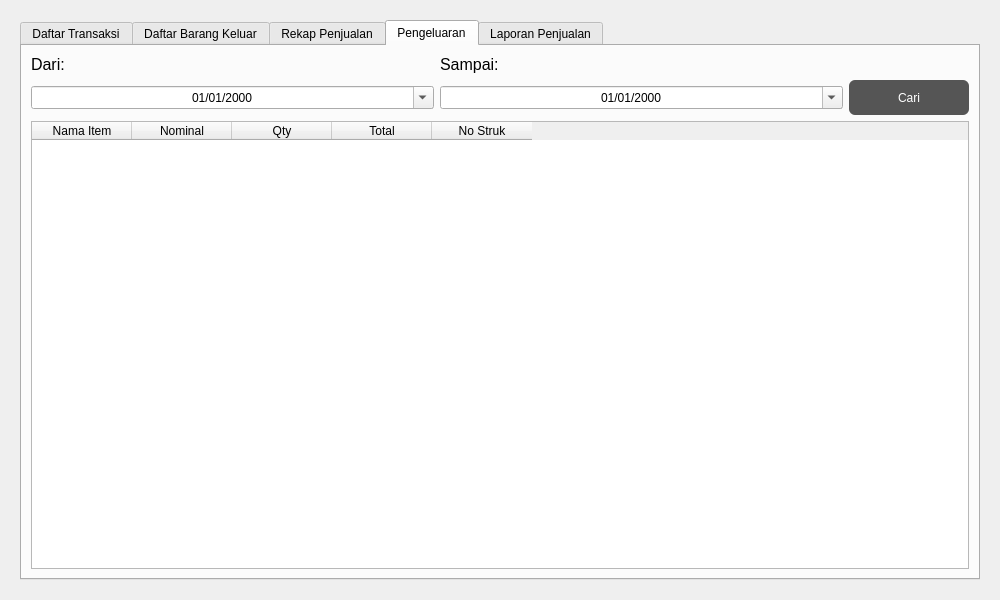
<?xml version="1.0" encoding="UTF-8"?>
<ui version="4.0">
 <class>Form</class>
 <widget class="QWidget" name="Form">
  <property name="geometry">
   <rect>
    <x>0</x>
    <y>0</y>
    <width>1000</width>
    <height>600</height>
   </rect>
  </property>
  <property name="minimumSize">
   <size>
    <width>600</width>
    <height>600</height>
   </size>
  </property>
  <property name="windowTitle">
   <string>Form</string>
  </property>
  <property name="styleSheet">
   <string notr="true"/>
  </property>
  <layout class="QHBoxLayout" name="horizontalLayout">
   <item>
    <widget class="QWidget" name="rekapTransaksiWidget" native="true">
     <property name="minimumSize">
      <size>
       <width>350</width>
       <height>0</height>
      </size>
     </property>
     <property name="maximumSize">
      <size>
       <width>16777215</width>
       <height>16777215</height>
      </size>
     </property>
     <property name="styleSheet">
      <string notr="true"/>
     </property>
     <layout class="QHBoxLayout" name="horizontalLayout_3">
      <item>
       <widget class="QTabWidget" name="tabWidget">
        <property name="currentIndex">
         <number>3</number>
        </property>
        <widget class="QWidget" name="tab_transaksi">
         <attribute name="title">
          <string>Daftar Transaksi</string>
         </attribute>
         <layout class="QGridLayout" name="gridLayout">
          <item row="3" column="0" colspan="5">
           <widget class="QTableWidget" name="tabel_transaksi">
            <property name="editTriggers">
             <set>QAbstractItemView::NoEditTriggers</set>
            </property>
            <column>
             <property name="text">
              <string>ID Transaksi</string>
             </property>
            </column>
            <column>
             <property name="text">
              <string>Nama</string>
             </property>
            </column>
            <column>
             <property name="text">
              <string>Total</string>
             </property>
            </column>
            <column>
             <property name="text">
              <string>Tanggal</string>
             </property>
            </column>
           </widget>
          </item>
          <item row="1" column="0">
           <widget class="QLabel" name="label_dari">
            <property name="font">
             <font>
              <pointsize>12</pointsize>
             </font>
            </property>
            <property name="text">
             <string>Dari:</string>
            </property>
           </widget>
          </item>
          <item row="2" column="4">
           <widget class="QPushButton" name="cariBtn">
            <property name="minimumSize">
             <size>
              <width>0</width>
              <height>35</height>
             </size>
            </property>
            <property name="maximumSize">
             <size>
              <width>120</width>
              <height>16777215</height>
             </size>
            </property>
            <property name="styleSheet">
             <string notr="true">QPushButton {
	background: #555;
	border-radius: 6px;
	border: none;
	color: white;
	outline: none;
}

QPushButton:pressed {
	border: 2px solid #555;
	background: white;
	color: #555;
}</string>
            </property>
            <property name="text">
             <string>Cari</string>
            </property>
           </widget>
          </item>
          <item row="2" column="0" colspan="2">
           <widget class="QDateEdit" name="dari_tanggal">
            <property name="alignment">
             <set>Qt::AlignCenter</set>
            </property>
            <property name="displayFormat">
             <string>dd/MM/yyyy</string>
            </property>
            <property name="calendarPopup">
             <bool>true</bool>
            </property>
           </widget>
          </item>
          <item row="2" column="2" colspan="2">
           <widget class="QDateEdit" name="sampai_tanggal">
            <property name="alignment">
             <set>Qt::AlignCenter</set>
            </property>
            <property name="displayFormat">
             <string>dd/MM/yyyy</string>
            </property>
            <property name="calendarPopup">
             <bool>true</bool>
            </property>
           </widget>
          </item>
          <item row="1" column="2">
           <widget class="QLabel" name="label_sampai">
            <property name="font">
             <font>
              <pointsize>12</pointsize>
             </font>
            </property>
            <property name="text">
             <string>Sampai:</string>
            </property>
           </widget>
          </item>
         </layout>
        </widget>
        <widget class="QWidget" name="tab_barang">
         <attribute name="title">
          <string>Daftar Barang Keluar</string>
         </attribute>
         <layout class="QGridLayout" name="gridLayout_2">
          <item row="1" column="4">
           <widget class="QPushButton" name="cariBtn_2">
            <property name="minimumSize">
             <size>
              <width>0</width>
              <height>35</height>
             </size>
            </property>
            <property name="maximumSize">
             <size>
              <width>120</width>
              <height>16777215</height>
             </size>
            </property>
            <property name="styleSheet">
             <string notr="true">QPushButton {
	background: #555;
	border-radius: 6px;
	border: none;
	color: white;
	outline: none;
}

QPushButton:pressed {
	border: 2px solid #555;
	background: white;
	color: #555;
}</string>
            </property>
            <property name="text">
             <string>Cari</string>
            </property>
           </widget>
          </item>
          <item row="2" column="0" colspan="5">
           <widget class="QTableWidget" name="tabel_produk">
            <property name="editTriggers">
             <set>QAbstractItemView::NoEditTriggers</set>
            </property>
            <column>
             <property name="text">
              <string>ID Produk</string>
             </property>
            </column>
            <column>
             <property name="text">
              <string>Nama Produk</string>
             </property>
            </column>
            <column>
             <property name="text">
              <string>Harga</string>
             </property>
            </column>
            <column>
             <property name="text">
              <string>Qty</string>
             </property>
            </column>
            <column>
             <property name="text">
              <string>Diskon%</string>
             </property>
            </column>
            <column>
             <property name="text">
              <string>Jumlah</string>
             </property>
            </column>
           </widget>
          </item>
          <item row="1" column="0" colspan="2">
           <widget class="QDateEdit" name="dari_tanggal_2">
            <property name="alignment">
             <set>Qt::AlignCenter</set>
            </property>
            <property name="displayFormat">
             <string>dd/MM/yyyy</string>
            </property>
            <property name="calendarPopup">
             <bool>true</bool>
            </property>
           </widget>
          </item>
          <item row="1" column="2" colspan="2">
           <widget class="QDateEdit" name="sampai_tanggal_2">
            <property name="alignment">
             <set>Qt::AlignCenter</set>
            </property>
            <property name="displayFormat">
             <string>dd/MM/yyyy</string>
            </property>
            <property name="calendarPopup">
             <bool>true</bool>
            </property>
           </widget>
          </item>
          <item row="0" column="0">
           <widget class="QLabel" name="label_dari_2">
            <property name="font">
             <font>
              <pointsize>12</pointsize>
             </font>
            </property>
            <property name="text">
             <string>Dari:</string>
            </property>
           </widget>
          </item>
          <item row="0" column="2">
           <widget class="QLabel" name="label_sampai_2">
            <property name="font">
             <font>
              <pointsize>12</pointsize>
             </font>
            </property>
            <property name="text">
             <string>Sampai:</string>
            </property>
           </widget>
          </item>
         </layout>
        </widget>
        <widget class="QWidget" name="tab_penjualan">
         <attribute name="title">
          <string>Rekap Penjualan</string>
         </attribute>
         <layout class="QGridLayout" name="gridLayout_3">
          <item row="1" column="4">
           <widget class="QPushButton" name="cariBtn_3">
            <property name="minimumSize">
             <size>
              <width>0</width>
              <height>35</height>
             </size>
            </property>
            <property name="maximumSize">
             <size>
              <width>120</width>
              <height>16777215</height>
             </size>
            </property>
            <property name="styleSheet">
             <string notr="true">QPushButton {
	background: #555;
	border-radius: 6px;
	border: none;
	color: white;
	outline: none;
}

QPushButton:pressed {
	border: 2px solid #555;
	background: white;
	color: #555;
}</string>
            </property>
            <property name="text">
             <string>Cari</string>
            </property>
           </widget>
          </item>
          <item row="2" column="0" colspan="5">
           <widget class="QTableWidget" name="tabel_penjualan">
            <property name="editTriggers">
             <set>QAbstractItemView::NoEditTriggers</set>
            </property>
            <column>
             <property name="text">
              <string>ID Produk</string>
             </property>
            </column>
            <column>
             <property name="text">
              <string>Nama Produk</string>
             </property>
            </column>
            <column>
             <property name="text">
              <string>Kategori</string>
             </property>
            </column>
            <column>
             <property name="text">
              <string>Jumlah Penjualan</string>
             </property>
            </column>
            <column>
             <property name="text">
              <string>Omzet</string>
             </property>
            </column>
            <column>
             <property name="text">
              <string>Modal</string>
             </property>
            </column>
            <column>
             <property name="text">
              <string>Profit</string>
             </property>
            </column>
           </widget>
          </item>
          <item row="1" column="0" colspan="2">
           <widget class="QDateEdit" name="dari_tanggal_3">
            <property name="alignment">
             <set>Qt::AlignCenter</set>
            </property>
            <property name="displayFormat">
             <string>dd/MM/yyyy</string>
            </property>
            <property name="calendarPopup">
             <bool>true</bool>
            </property>
           </widget>
          </item>
          <item row="1" column="2" colspan="2">
           <widget class="QDateEdit" name="sampai_tanggal_3">
            <property name="alignment">
             <set>Qt::AlignCenter</set>
            </property>
            <property name="displayFormat">
             <string>dd/MM/yyyy</string>
            </property>
            <property name="calendarPopup">
             <bool>true</bool>
            </property>
           </widget>
          </item>
          <item row="0" column="0">
           <widget class="QLabel" name="label_dari_3">
            <property name="font">
             <font>
              <pointsize>12</pointsize>
             </font>
            </property>
            <property name="text">
             <string>Dari:</string>
            </property>
           </widget>
          </item>
          <item row="0" column="2">
           <widget class="QLabel" name="label_sampai_3">
            <property name="font">
             <font>
              <pointsize>12</pointsize>
             </font>
            </property>
            <property name="text">
             <string>Sampai:</string>
            </property>
           </widget>
          </item>
         </layout>
        </widget>
        <widget class="QWidget" name="tab_pengeluaran">
         <attribute name="title">
          <string>Pengeluaran</string>
         </attribute>
         <layout class="QGridLayout" name="gridLayout_4">
          <item row="2" column="0" colspan="5">
           <widget class="QTableWidget" name="tabel_pengeluaran">
            <property name="editTriggers">
             <set>QAbstractItemView::NoEditTriggers</set>
            </property>
            <column>
             <property name="text">
              <string>Nama Item</string>
             </property>
            </column>
            <column>
             <property name="text">
              <string>Nominal</string>
             </property>
            </column>
            <column>
             <property name="text">
              <string>Qty</string>
             </property>
            </column>
            <column>
             <property name="text">
              <string>Total</string>
             </property>
            </column>
            <column>
             <property name="text">
              <string>No Struk</string>
             </property>
            </column>
           </widget>
          </item>
          <item row="1" column="4">
           <widget class="QPushButton" name="cariBtn_4">
            <property name="minimumSize">
             <size>
              <width>0</width>
              <height>35</height>
             </size>
            </property>
            <property name="maximumSize">
             <size>
              <width>120</width>
              <height>16777215</height>
             </size>
            </property>
            <property name="styleSheet">
             <string notr="true">QPushButton {
	background: #555;
	border-radius: 6px;
	border: none;
	color: white;
	outline: none;
}

QPushButton:pressed {
	border: 2px solid #555;
	background: white;
	color: #555;
}</string>
            </property>
            <property name="text">
             <string>Cari</string>
            </property>
           </widget>
          </item>
          <item row="1" column="0" colspan="2">
           <widget class="QDateEdit" name="dari_tanggal_4">
            <property name="alignment">
             <set>Qt::AlignCenter</set>
            </property>
            <property name="displayFormat">
             <string>dd/MM/yyyy</string>
            </property>
            <property name="calendarPopup">
             <bool>true</bool>
            </property>
           </widget>
          </item>
          <item row="1" column="2" colspan="2">
           <widget class="QDateEdit" name="sampai_tanggal_4">
            <property name="alignment">
             <set>Qt::AlignCenter</set>
            </property>
            <property name="displayFormat">
             <string>dd/MM/yyyy</string>
            </property>
            <property name="calendarPopup">
             <bool>true</bool>
            </property>
           </widget>
          </item>
          <item row="0" column="2">
           <widget class="QLabel" name="label_sampai_4">
            <property name="font">
             <font>
              <pointsize>12</pointsize>
             </font>
            </property>
            <property name="text">
             <string>Sampai:</string>
            </property>
           </widget>
          </item>
          <item row="0" column="0">
           <widget class="QLabel" name="label_dari_4">
            <property name="font">
             <font>
              <pointsize>12</pointsize>
             </font>
            </property>
            <property name="text">
             <string>Dari:</string>
            </property>
           </widget>
          </item>
         </layout>
        </widget>
        <widget class="QWidget" name="tab_laporan">
         <attribute name="title">
          <string>Laporan Penjualan</string>
         </attribute>
         <layout class="QGridLayout" name="gridLayout_6">
          <item row="8" column="6">
           <widget class="QPushButton" name="cariBtn_6">
            <property name="minimumSize">
             <size>
              <width>0</width>
              <height>35</height>
             </size>
            </property>
            <property name="maximumSize">
             <size>
              <width>120</width>
              <height>16777215</height>
             </size>
            </property>
            <property name="font">
             <font>
              <pointsize>10</pointsize>
             </font>
            </property>
            <property name="styleSheet">
             <string notr="true">QPushButton {
	background: #2962ff;
	border-radius: 6px;
	border: none;
	color: white;
	outline: none;
}

QPushButton:pressed {
	border: 2px solid #2962ff;
	background: white;
	color: #2962ff;
}
</string>
            </property>
            <property name="text">
             <string>Cetak laporan</string>
            </property>
           </widget>
          </item>
          <item row="3" column="1" colspan="2">
           <widget class="QLabel" name="label_omzet">
            <property name="font">
             <font>
              <pointsize>16</pointsize>
             </font>
            </property>
            <property name="text">
             <string>Omzet</string>
            </property>
           </widget>
          </item>
          <item row="4" column="3" colspan="4">
           <widget class="QLineEdit" name="lineEdit_2">
            <property name="font">
             <font>
              <pointsize>16</pointsize>
              <weight>50</weight>
              <bold>false</bold>
             </font>
            </property>
            <property name="styleSheet">
             <string notr="true">padding:0 20px;</string>
            </property>
            <property name="text">
             <string/>
            </property>
           </widget>
          </item>
          <item row="5" column="1" colspan="2">
           <widget class="QLabel" name="label_omzet_3">
            <property name="font">
             <font>
              <pointsize>16</pointsize>
             </font>
            </property>
            <property name="text">
             <string>Profit</string>
            </property>
           </widget>
          </item>
          <item row="1" column="1">
           <widget class="QLabel" name="label_dari_5">
            <property name="font">
             <font>
              <pointsize>12</pointsize>
             </font>
            </property>
            <property name="text">
             <string>Dari:</string>
            </property>
           </widget>
          </item>
          <item row="5" column="3" colspan="4">
           <widget class="QLineEdit" name="lineEdit_3">
            <property name="font">
             <font>
              <pointsize>16</pointsize>
              <weight>50</weight>
              <bold>false</bold>
             </font>
            </property>
            <property name="styleSheet">
             <string notr="true">padding:0 20px;</string>
            </property>
            <property name="text">
             <string/>
            </property>
           </widget>
          </item>
          <item row="7" column="3" colspan="4">
           <widget class="QLineEdit" name="lineEdit_5">
            <property name="font">
             <font>
              <pointsize>16</pointsize>
              <weight>50</weight>
              <bold>false</bold>
             </font>
            </property>
            <property name="styleSheet">
             <string notr="true">padding:0 20px;</string>
            </property>
            <property name="text">
             <string/>
            </property>
           </widget>
          </item>
          <item row="6" column="3" colspan="4">
           <widget class="QLineEdit" name="lineEdit_4">
            <property name="font">
             <font>
              <pointsize>16</pointsize>
              <weight>50</weight>
              <bold>false</bold>
             </font>
            </property>
            <property name="styleSheet">
             <string notr="true">padding:0 20px;</string>
            </property>
            <property name="text">
             <string/>
            </property>
           </widget>
          </item>
          <item row="4" column="1" colspan="2">
           <widget class="QLabel" name="label_omzet_2">
            <property name="font">
             <font>
              <pointsize>16</pointsize>
             </font>
            </property>
            <property name="text">
             <string>HPP</string>
            </property>
           </widget>
          </item>
          <item row="6" column="1" colspan="2">
           <widget class="QLabel" name="label_omzet_4">
            <property name="font">
             <font>
              <pointsize>16</pointsize>
             </font>
            </property>
            <property name="text">
             <string>Pengeluaran</string>
            </property>
           </widget>
          </item>
          <item row="7" column="1" colspan="2">
           <widget class="QLabel" name="label_omzet_5">
            <property name="font">
             <font>
              <pointsize>16</pointsize>
             </font>
            </property>
            <property name="text">
             <string>Net Profit</string>
            </property>
           </widget>
          </item>
          <item row="3" column="3" colspan="4">
           <widget class="QLineEdit" name="lineEdit">
            <property name="font">
             <font>
              <pointsize>16</pointsize>
              <weight>50</weight>
              <bold>false</bold>
             </font>
            </property>
            <property name="styleSheet">
             <string notr="true">padding:0 20px;</string>
            </property>
            <property name="text">
             <string/>
            </property>
           </widget>
          </item>
          <item row="9" column="5">
           <spacer name="verticalSpacer">
            <property name="orientation">
             <enum>Qt::Vertical</enum>
            </property>
            <property name="sizeHint" stdset="0">
             <size>
              <width>20</width>
              <height>40</height>
             </size>
            </property>
           </spacer>
          </item>
          <item row="2" column="1" colspan="2">
           <widget class="QDateEdit" name="dari_tanggal_5">
            <property name="alignment">
             <set>Qt::AlignCenter</set>
            </property>
            <property name="displayFormat">
             <string>dd/MM/yyyy</string>
            </property>
            <property name="calendarPopup">
             <bool>true</bool>
            </property>
           </widget>
          </item>
          <item row="2" column="3" colspan="2">
           <widget class="QDateEdit" name="sampai_tanggal_5">
            <property name="alignment">
             <set>Qt::AlignCenter</set>
            </property>
            <property name="displayFormat">
             <string>dd/MM/yyyy</string>
            </property>
            <property name="calendarPopup">
             <bool>true</bool>
            </property>
           </widget>
          </item>
          <item row="1" column="3">
           <widget class="QLabel" name="label_sampai_5">
            <property name="font">
             <font>
              <pointsize>12</pointsize>
             </font>
            </property>
            <property name="text">
             <string>Sampai:</string>
            </property>
           </widget>
          </item>
          <item row="2" column="5">
           <widget class="QPushButton" name="cariBtn_5">
            <property name="minimumSize">
             <size>
              <width>0</width>
              <height>35</height>
             </size>
            </property>
            <property name="maximumSize">
             <size>
              <width>120</width>
              <height>16777215</height>
             </size>
            </property>
            <property name="styleSheet">
             <string notr="true">QPushButton {
	background: #555;
	border-radius: 6px;
	border: none;
	color: white;
	outline: none;
}

QPushButton:pressed {
	border: 2px solid #555;
	background: white;
	color: #555;
}</string>
            </property>
            <property name="text">
             <string>Cari</string>
            </property>
           </widget>
          </item>
         </layout>
        </widget>
       </widget>
      </item>
     </layout>
    </widget>
   </item>
  </layout>
 </widget>
 <resources/>
 <connections/>
</ui>
